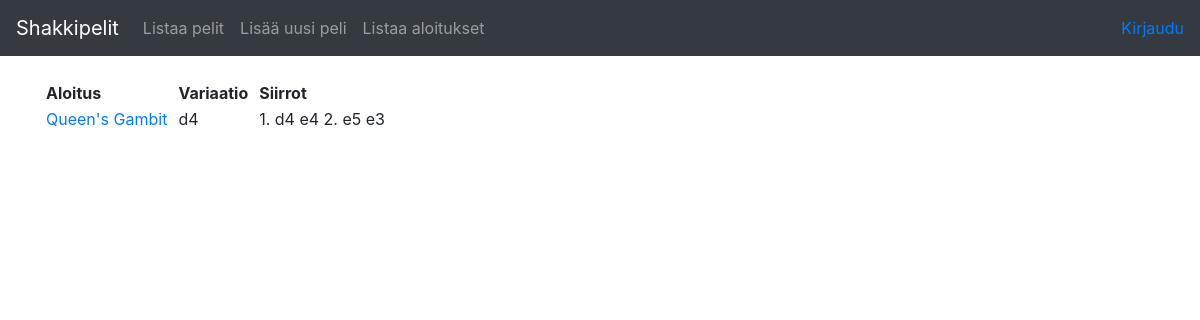
The app's page /openings with its own data.
### app/games/models.py (models this page shows, shortened)
class Opening(db.Model):
    id = db.Column(db.Integer, primary_key=True)
    name = db.Column(db.String(144), nullable=False)
    main_variation = db.Column(db.String(144), nullable=False)
    moves = db.Column(db.String(144), nullable=False)

### app/games/views.py (the view)
@app.route("/openings", methods=["GET"])
def openings_index():
    return render_template("games/listopenings.html", openings = Opening.query.all())

### app/templates/games/listopenings.html (shortened to what this page needs)
{% extends "layout.html" %}
{% block body %}
  <table>
    <tr>
      <th style="padding-right: 10px;">Aloitus</th>
      <th style="padding-right: 10px;">Variaatio</th>
      <th style="padding-right: 10px;">Siirrot</th>
      <th></th>
    </tr>
    {% for opening in openings %}
    <tr>
      <td style="padding-right: 10px;"><a href="{{ url_for('openings_games', name=opening.name) }}">{{ opening.name }}</a></td>
      <td style="padding-right: 10px;">{{ opening.main_variation }}</td>
      <td style="padding-right: 10px;">{{ opening.moves }}</td>
    </tr>
    {% endfor %}
  </table>
{% endblock %}

### records on screen
Opening: name "Queen's Gambit", main_variation "d4", moves "1. d4 e4 2. e5 e3"
